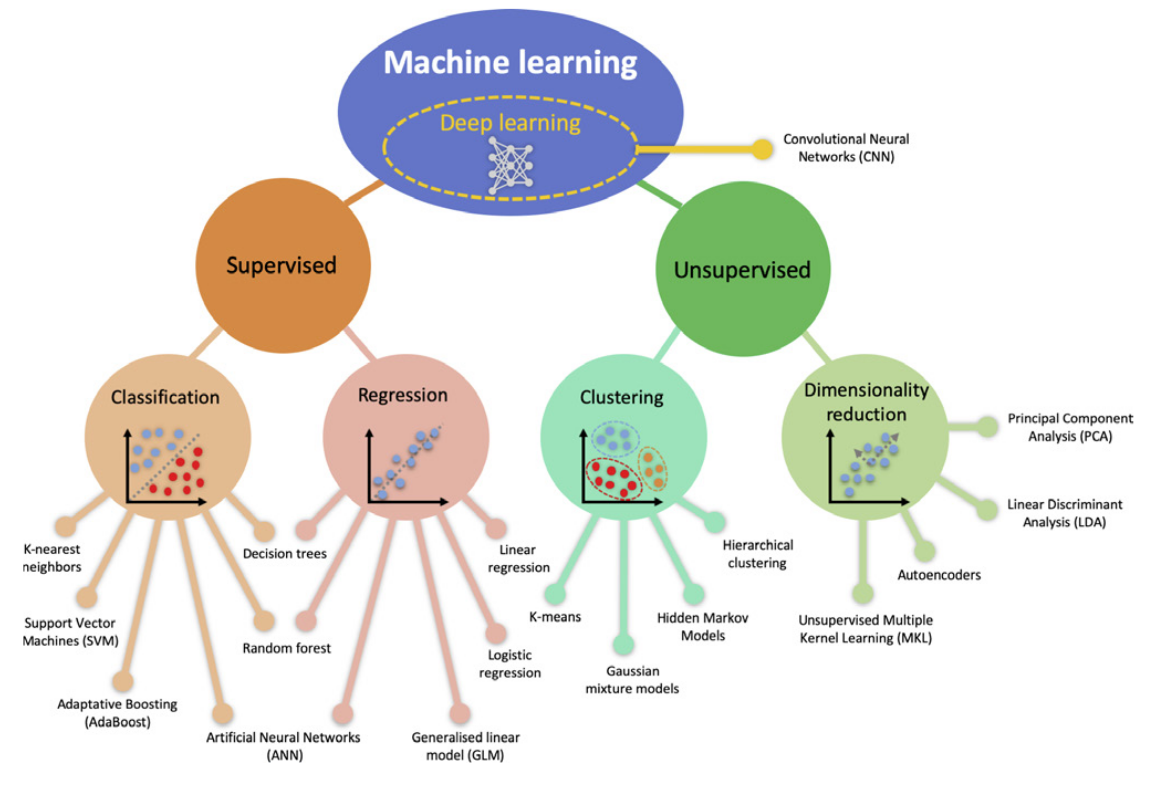
#> input picture class_notebooks/Notebook_01/image/MLClassification.png, 1150 x 787 px, found by its file name
$ jupyter execute 01_ML_for_Biomedical_Problems.ipynb
#> lines starting #> are read from the running program, lines starting #| are printed output that depends on the picture
# Machine Learning for Biomedical Problems: Examples

# What Is Machine Learning?

Before we take a look at the details of various machine learning methods, let's start by looking at what machine learning is, and what it isn't.
Machine learning is often categorized as a subfield of artificial intelligence, but I find that categorization can often be misleading at first brush.
The study of machine learning certainly arose from research in this context, but in the data science application of machine learning methods, it's more helpful to think of machine learning as a means of *building models of data*.

Fundamentally, machine learning involves building mathematical models to help understand data.
"Learning" enters the fray when we give these models *tunable parameters* that can be adapted to observed data; in this way the program can be considered to be "learning" from the data.
Once these models have been fit to previously seen data, they can be used to predict and understand aspects of newly observed data.
I'll leave to the reader the more philosophical digression regarding the extent to which this type of mathematical, model-based "learning" is similar to the "learning" exhibited by the human brain.

Understanding the problem setting in machine learning is essential to using these tools effectively, and so we will start with some broad categorizations of the types of approaches we'll discuss here.
---
---

## Categories of Machine Learning

At the most fundamental level, machine learning can be categorized into two main types: supervised learning and unsupervised learning.

*Supervised learning* involves somehow modeling the relationship between measured features of data and some label associated with the data; once this model is determined, it can be used to apply labels to new, unknown data.
This is further subdivided into *classification* tasks and *regression* tasks: in classification, the labels are discrete categories, while in regression, the labels are continuous quantities.
We will see examples of both types of supervised learning in the following section.

*Unsupervised learning* involves modeling the features of a dataset without reference to any label, and is often described as "letting the dataset speak for itself."
These models include tasks such as *clustering* and *dimensionality reduction.*
Clustering algorithms identify distinct groups of data, while dimensionality reduction algorithms search for more succinct representations of the data.
We will see examples of both types of unsupervised learning in the following section.

In addition, there are so-called *semi-supervised learning* methods, which falls somewhere between supervised learning and unsupervised learning.
Semi-supervised learning methods are often useful when only incomplete labels are available.

[cell 1]
# For Google Colab
from google.colab import drive
drive.mount('/content/drive')
path_images = "/content/drive/MyDrive/UAB/ML4PM/Notebooks/Notebook01" # Change this path to your needs accordingly.

[cell 2]
import matplotlib.pyplot as plt
import cv2

# Load image (change path accordingly)
image = cv2.imread(path_images + '/image/MLClassification.png')  # Reads in BGR format
#> image is the input picture: shape (787, 1150, 3); mean B, G, R 226.2, 230.6, 230.1
image = cv2.cvtColor(image, cv2.COLOR_BGR2RGB)  # Convert to RGB

# Set figure size and display image
plt.figure(figsize=(16, 7))  # Width=16, Height=7 (adjust as needed)
plt.imshow(image)
plt.axis('off')  # Hide axes
plt.show()

Machine Learning in Fetal Cardiology: What to Expect?
January 2020 - Fetal Diagnosis and Therapy

You can find this paper in the **Paper** directory alongside this Jupityer Notebook.

## Pipeline of Supervised and Unsupervised learning in Medicine

[cell 3]
# Load image (change path accordingly)
image = cv2.imread(path_images + '/image/MLPipeline.png')  # Reads in BGR format
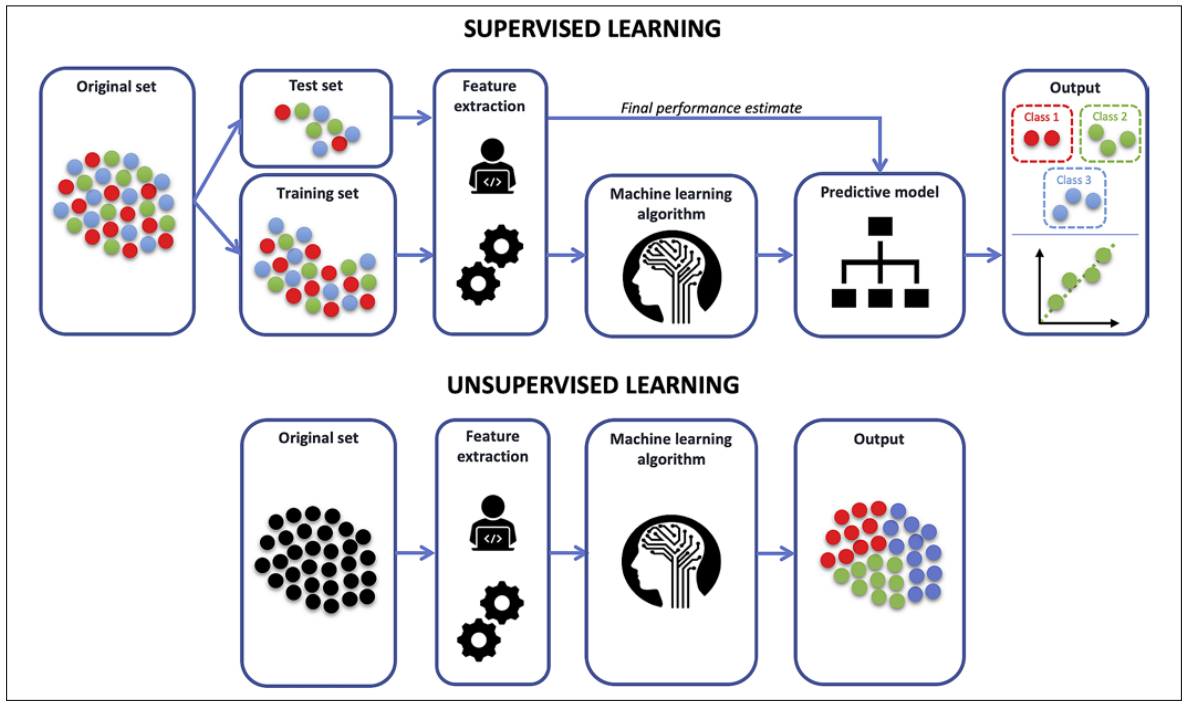
#> input picture class_notebooks/Notebook_01/image/MLPipeline.png, 1187 x 707 px, found by its file name
#> image is the input picture: shape (707, 1187, 3); mean B, G, R 234.7, 232.2, 232.5
image = cv2.cvtColor(image, cv2.COLOR_BGR2RGB)  # Convert to RGB

# Set figure size and display image
plt.figure(figsize=(16, 7))  # Width=16, Height=7 (adjust as needed)
plt.imshow(image)
plt.axis('off')  # Hide axes
plt.show()

### Supervised Learning Pipeline

1. **Original Set**: The dataset consists of labeled data points (with known outputs).

2. **Splitting Data**: The dataset is divided into a training set (used for learning) and a test set (used for evaluation).

3. **Feature Extraction**: Important features are extracted from the data.

4. **Training a Model**: A machine learning algorithm learns from the training data.

5. **Predictive Model**: The trained model makes predictions.
Evaluation: The model is tested on unseen test data to estimate performance.

6. **Final Output**: The model classifies new data into predefined categories (e.g., Class 1, Class 2, Class 3).

### Unsupervised Learning Pipeline

1. **Original Set**: The dataset consists of unlabeled data (no predefined categories).

2. **Feature Extraction**: Important features are identified for processing.

3. **Training a Model**: A machine learning algorithm analyzes patterns within the data.

4. **Output**: The algorithm groups the data into clusters or detects hidden structures (e.g., discovering three clusters).

### Key Difference

* **Supervised learning** relies on labeled data and predicts known outcomes.
* **Unsupervised learning** discovers patterns in unlabeled data, such as clustering similar items.

## Qualitative Examples of Machine Learning Applications

To make these ideas more concrete, let's take a look at a few very simple examples of a machine learning task. These examples are meant to give an intuitive, non-quantitative overview of the types of machine learning tasks we will be looking at in this chapter. In later sections, we will go into more depth regarding the particular models and how they are used.

### **Classification: Predicting discrete labels**

We will first take a look at a simple *classification* task, in which you are given a set of labeled points and want to use these to classify some unlabeled points.

Imagine that we have the data shown in this figure:

[cell 4]
# import image module
from IPython.display import Image
# get the image
Image(url="https://cocalc.com/share/raw/8b892baf91f98d0cf6172b872c8ad6694d0f7204/PythonDataScienceHandbook/notebooks/figures/05.01-classification-1.png")

[figure source in Appendix](https://jakevdp.github.io/PythonDataScienceHandbook/06.00-figure-code.html#Classification-Example-Figure-1)

Here we have two-dimensional data: that is, we have two *features* for each point, represented by the *(x,y)* positions of the points on the plane.
In addition, we have one of two *class labels* for each point, here represented by the colors of the points.
From these features and labels, we would like to create a model that will let us decide whether a new point should be labeled "blue" or "red."

There are a number of possible models for such a classification task, but here we will use an extremely simple one. We will make the assumption that the two groups can be separated by drawing a straight line through the plane between them, such that points on each side of the line fall in the same group.
Here the *model* is a quantitative version of the statement "a straight line separates the classes", while the *model parameters* are the particular numbers describing the location and orientation of that line for our data.
The optimal values for these model parameters are learned from the data (this is the "learning" in machine learning), which is often called *training the model*.

The following figure shows a visual representation of what the trained model looks like for this data:

[cell 5]
# import image module
from IPython.display import Image


# get the image
Image(url="https://cocalc.com/share/raw/8b892baf91f98d0cf6172b872c8ad6694d0f7204/PythonDataScienceHandbook/notebooks/figures/05.01-classification-2.png")

[figure source in Appendix](https://jakevdp.github.io/PythonDataScienceHandbook/06.00-figure-code.html#Classification-Example-Figure-2)

Now that this model has been trained, it can be generalized to new, unlabeled data.
In other words, we can take a new set of data, draw this model line through it, and assign labels to the new points based on this model.
This stage is usually called *prediction*. See the following figure:

[cell 6]
# import image module
from IPython.display import Image
# get the image
Image(url="https://cocalc.com/share/raw/8b892baf91f98d0cf6172b872c8ad6694d0f7204/PythonDataScienceHandbook/notebooks/figures/05.01-classification-3.png")

[figure source in Appendix](https://jakevdp.github.io/PythonDataScienceHandbook/06.00-figure-code.html#Classification-Example-Figure-3)

This is the basic idea of a classification task in machine learning, where "classification" indicates that the data has discrete class labels.
At first glance this may look fairly trivial: it would be relatively easy to simply look at this data and draw such a discriminatory line to accomplish this classification.
A benefit of the machine learning approach, however, is that it can generalize to much larger datasets in many more dimensions.

For example, this is similar to the task of automated spam detection for email; in this case, we might use the following features and labels:

- *feature 1*, *feature 2*, etc. $\to$ normalized counts of important words or phrases ("Viagra", "Nigerian prince", etc.)
- *label* $\to$ "spam" or "not spam"

For the training set, these labels might be determined by individual inspection of a small representative sample of emails; for the remaining emails, the label would be determined using the model.
For a suitably trained classification algorithm with enough well-constructed features (typically thousands or millions of words or phrases), this type of approach can be very effective.
We will see an example of such text-based classification in [In Depth: Naive Bayes Classification](https://jakevdp.github.io/PythonDataScienceHandbook/05.05-naive-bayes.html).

Some important classification algorithms that we will discuss in more detail are Gaussian naive Bayes (see [In Depth: Naive Bayes Classification](https://jakevdp.github.io/PythonDataScienceHandbook/05.05-naive-bayes.html)), support vector machines (see [In-Depth: Support Vector Machines](https://jakevdp.github.io/PythonDataScienceHandbook/05.07-support-vector-machines.html)), and random forest classification (see [In-Depth: Decision Trees and Random Forests](https://jakevdp.github.io/PythonDataScienceHandbook/05.08-random-forests.html)).

A real medical example of classification using ML classification

[cell 7]
# Load image (change path accordingly)
image = cv2.imread(path_images + '/image/MLPatientsHBV.png')  # Reads in BGR format
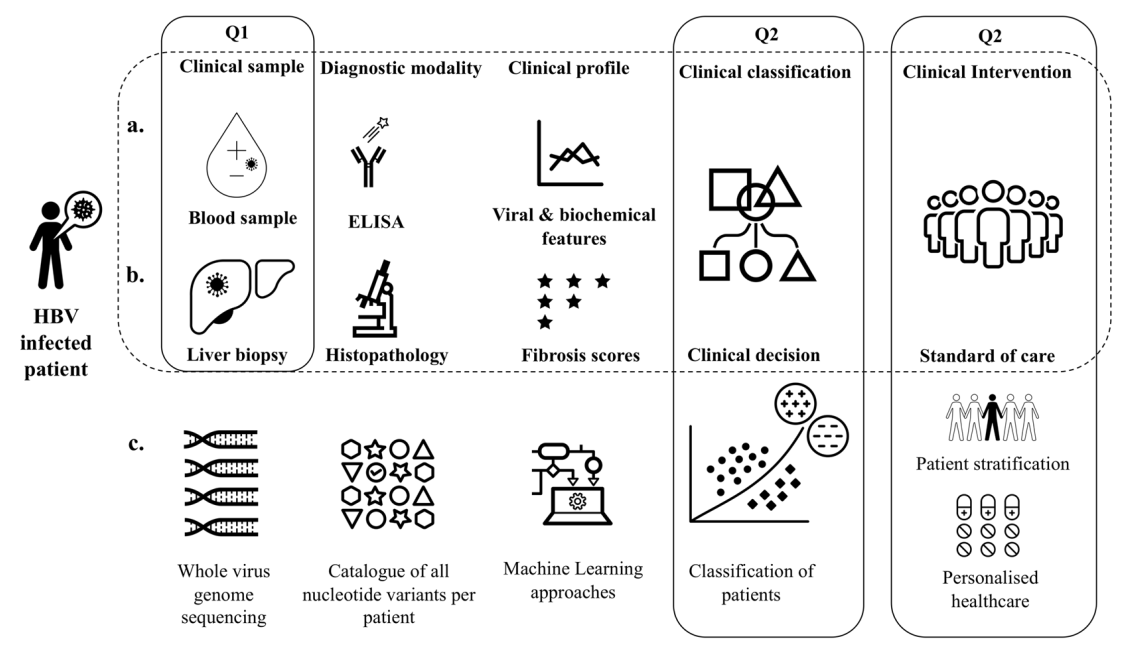
#> input picture class_notebooks/Notebook_01/image/MLPatientsHBV.png, 1124 x 651 px, found by its file name
#> image is the input picture: shape (651, 1124, 3); min 0, max 255, mean 238.9
image = cv2.cvtColor(image, cv2.COLOR_BGR2RGB)  # Convert to RGB

# Set figure size and display image
plt.figure(figsize=(16, 7))  # Width=16, Height=7 (adjust as needed)
plt.imshow(image)
plt.axis('off')  # Hide axes
plt.show()
